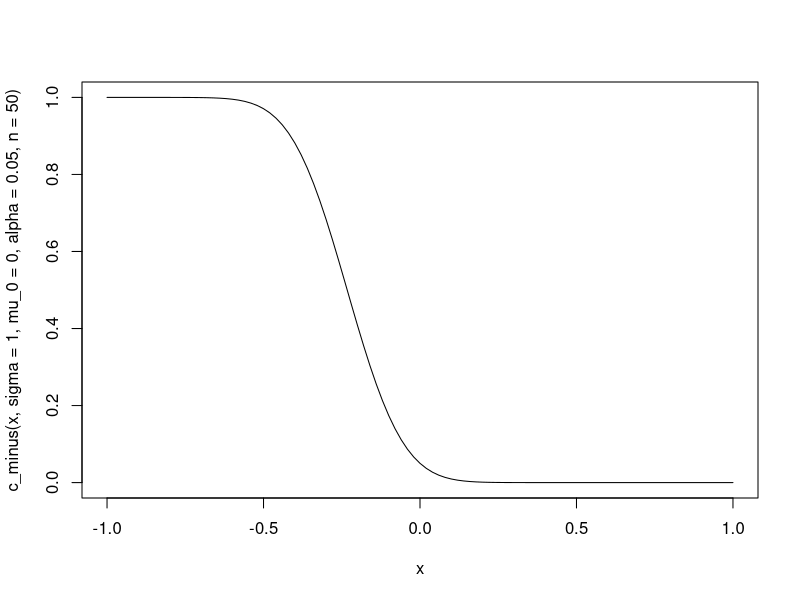
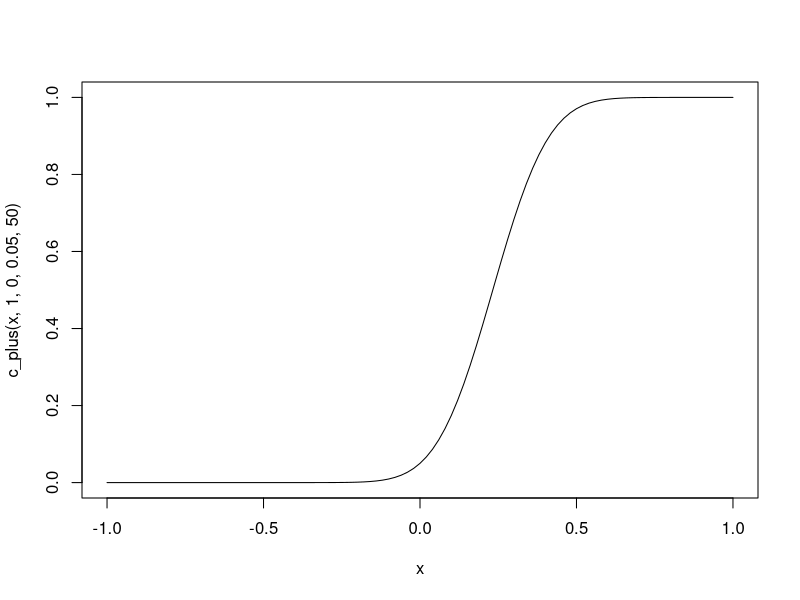
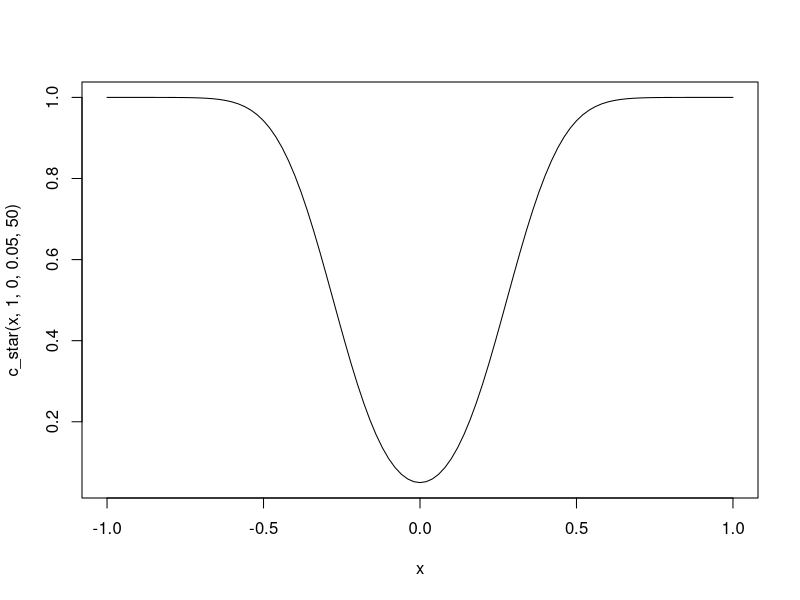

The R source for these figures, in order:
# TUTORIAL 8: 
#   
#   Criticl regions given
# 1) Find probability of type I error
# 2) Find analytical expression for the power function
# 3) Produce seperate plotes of these power functions 
# 
# To plot the power functiony ou may find it
# useful to use the curve function in R
# The following code illustrates how curve can be used
# 
# xpower <- function(x,power) {
#   x^power
# }
# curve(xpower(x,power=2), xlim=c(-1,1))

mu_0 <- 0
sigma <- 1
alpha <- 0.05 
n <- 50
# Plot critical region 1
c_minus <- function(x, sigma, mu_0, alpha, n) {
  f <- pnorm(-qnorm(1-alpha) + (mu_0 - x)/(sigma/sqrt(n)))
  return(f)
}
curve(c_minus(x, sigma=1, mu_0=0, alpha=0.05, n=50), xlim=c(-1,1))

# plot critical region 2
c_plus <- function(x, sigma, mu_0, alpha, n) {
  f <- 1 - pnorm(qnorm(1-alpha) + (mu_0 - x)/(sigma/sqrt(n)))
  return(f)
}
curve(c_plus(x, 1, 0, 0.05, 50), xlim=c(-1,1))

# plot critical region 3
c_star <- function(x, sigma, mu_0, alpha, n) {
  f <- 1 - pnorm(qnorm(1-alpha/2) + (mu_0 - x)/(sigma/sqrt(n))) + pnorm(-qnorm(1-alpha/2) + (mu_0 - x)/(sigma/sqrt(n)))
  return(f)
}
curve(c_star(x, 1, 0, 0.05, 50),  xlim=c(-1,1))


# from plots you see that: 
# c_minus has good power when mu < 0,
# c_plus has good power when mu > 0,
# c_star has good power but is not uniformly most powerful
# since, for example the test based on c_minus has uniformley
# better power for mu < 0 or the test on c_plus has uniformly
# better power for mu > 0 
# we see that the two sided test only has slightly lower 
# than the most powerful on-sided test


